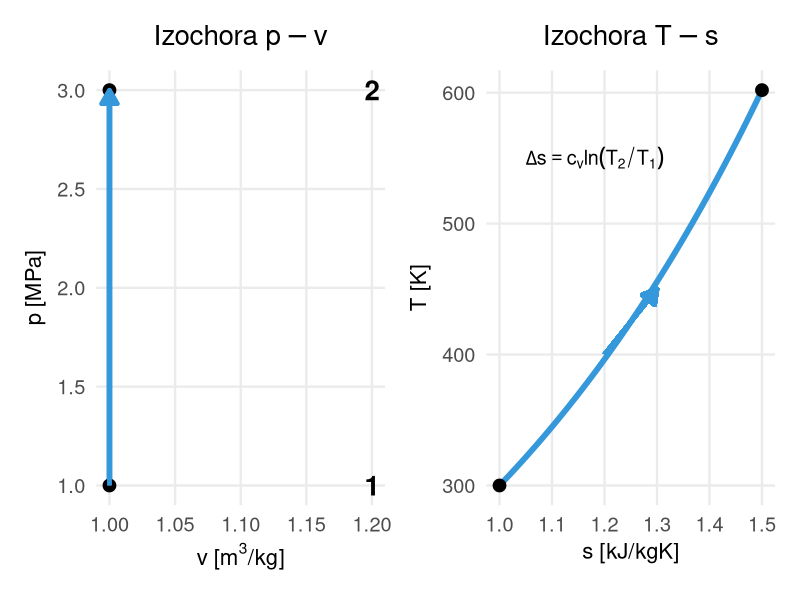
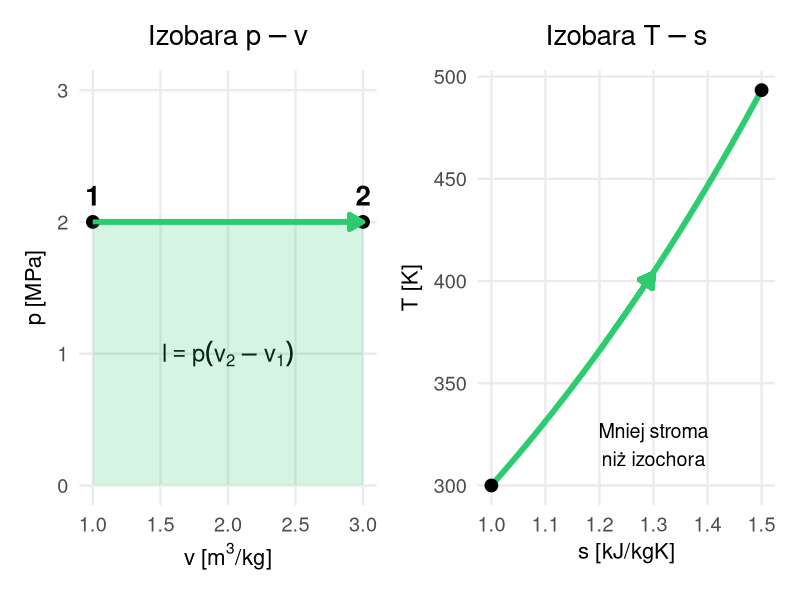
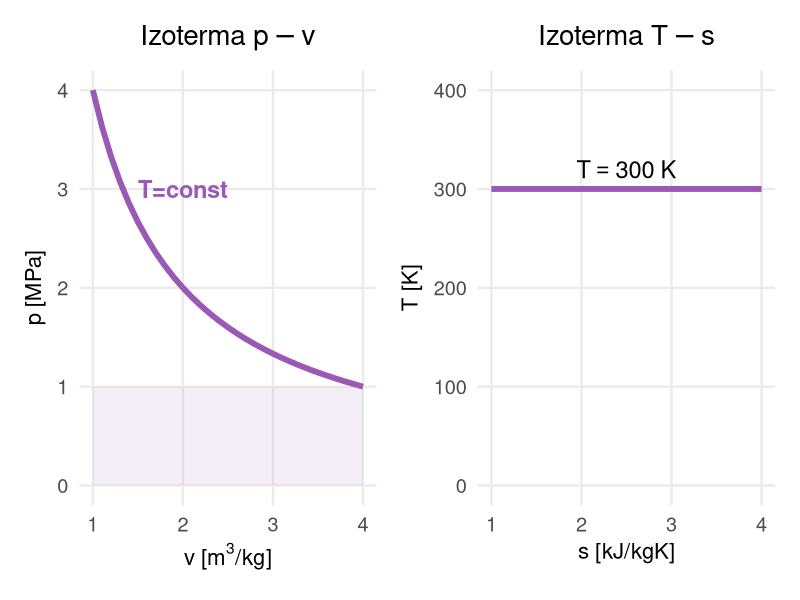
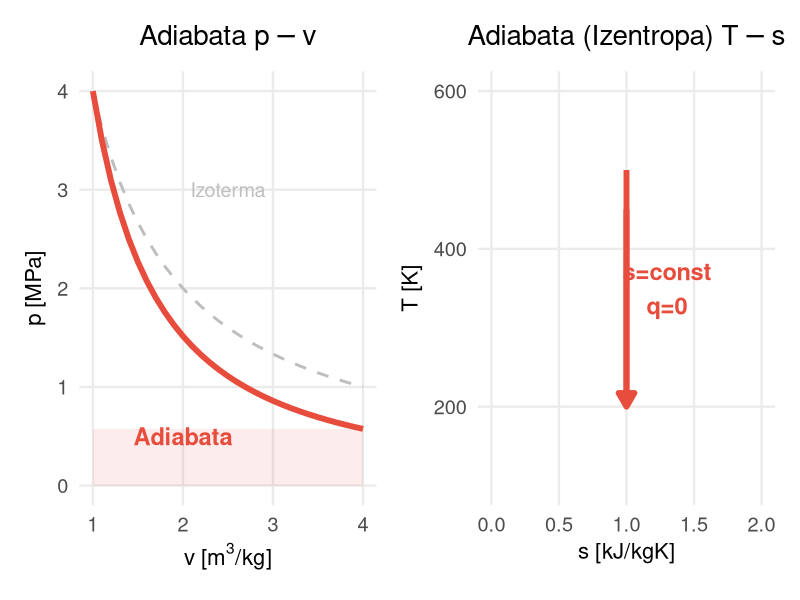
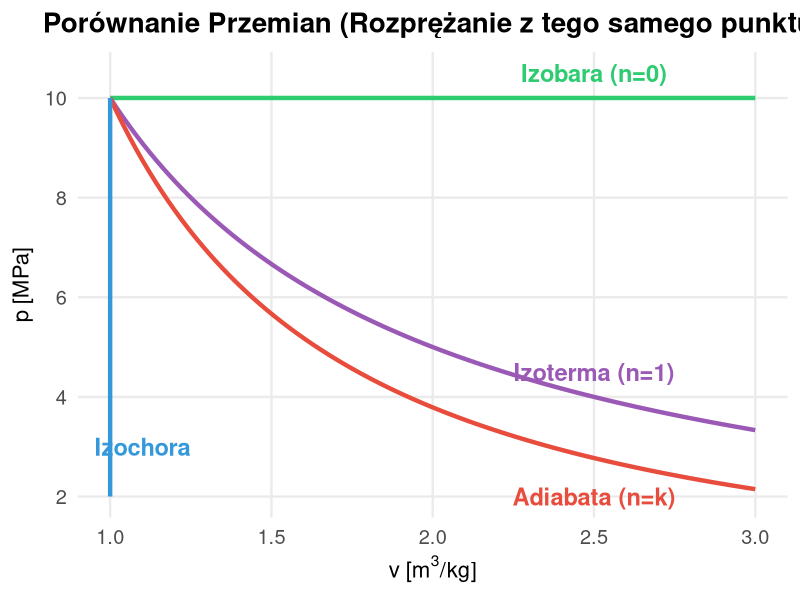

R code for these plots, in order:
## ---- chunk 1
#| echo: false
#| warning: false
#| message: false
library(ggplot2)
library(patchwork)

# --- GLOBAL STYLING FOR PLOTS ---
theme_thermo <- function() {
  theme_minimal(base_size = 18) +
  theme(
    plot.title = element_text(hjust = 0.5, face = "bold", size = 20),
    axis.title = element_text(face = "italic", size = 16),
    panel.grid.minor = element_blank()
  )
}
theme_set(theme_thermo())

# --- COLORS ---
col_iso_p <- "#2ecc71" # Green (Isobar)
col_iso_v <- "#3498db" # Blue (Isochor) - NOTE: Changed from blue to align with "cooling"? No, actually blue is fine for isochor, but let's stick to a palette.
col_iso_T <- "#9b59b6" # Purple (Isotherm)
col_adi   <- "#e74c3c" # Red (Adiabat)
col_n     <- "#f39c12" # Orange (Polytrope)

# --- HELPER: ARROWS ---
arrow_style <- arrow(length = unit(0.4, "cm"), type = "closed")
## ---- chunk 2
#| echo: false
#| fig-height: 5
#| fig-width: 8

library(ggplot2)
library(patchwork)

# Dane
p1 <- 1; p2 <- 3; v <- 1
dt_iso <- data.frame(x=c(v,v), y=c(p1,p2))

# Wykres p-v (Izochora)
p1_plot <- ggplot(dt_iso, aes(x=x, y=y)) +
  geom_line(color=col_iso_v, size=2) +
  geom_point(size=4) +
  geom_segment(aes(x=v, y=p1, xend=v, yend=p2), arrow=arrow_style, color=col_iso_v, size=1.5) +
  annotate("text", x=v+0.2, y=p1, label="1", size=7, fontface="bold") +
  annotate("text", x=v+0.2, y=p2, label="2", size=7, fontface="bold") +
  labs(title=expression("Izochora " * p-v), x=expression(v ~ "[m"^3*"/kg]"), y=expression(p ~ "[MPa]"))

# Wykres T-s (Krzywa wykładnicza)
s <- seq(1, 1.5, length.out=50)
T_vals <- exp((s-1)/0.718) * 300 # Przybliżenie dla powietrza
dt_ts <- data.frame(s=s, T=T_vals)

p2_plot <- ggplot(dt_ts, aes(x=s, y=T)) +
  geom_line(color=col_iso_v, size=2) +
  geom_point(data=dt_ts[c(1,50),], size=4) +
  annotate("text", x=1.05, y=550, label="Delta*s == c[v] * ln(T[2]/T[1])", parse=TRUE, hjust=0, size=5) +
  geom_segment(aes(x=1.2, y=400, xend=1.3, yend=450), arrow=arrow_style, color=col_iso_v, size=1.5) + # Strzałka kierunkowa
  labs(title=expression("Izochora " * T-s), x=expression(s ~ "[kJ/kgK]"), y=expression(T ~ "[K]"))
  
p1_plot + p2_plot
## ---- chunk 3
#| echo: false
#| fig-height: 5
#| fig-width: 8

# Dane
v1 <- 1; v2 <- 3; p <- 2
dt_iso <- data.frame(x=c(v1,v2), y=c(p,p))

# Wykres p-v (Izobara)
p1_plot <- ggplot(dt_iso, aes(x=x, y=y)) +
  geom_line(color=col_iso_p, size=2) +
  geom_point(size=4) +
  geom_segment(aes(x=v1, y=p, xend=v2, yend=p), arrow=arrow_style, color=col_iso_p, size=1.5) +
  annotate("text", x=v1, y=p+0.2, label="1", size=7, fontface="bold") +
  annotate("text", x=v2, y=p+0.2, label="2", size=7, fontface="bold") +
  # Składnia plotmath dla pola pracy
  annotate("text", x=2, y=1, label="l == p(v[2]-v[1])", parse=TRUE, size=6) + 
  # Pole pracy
  geom_rect(aes(xmin=v1, xmax=v2, ymin=0, ymax=p), fill=col_iso_p, alpha=0.1) +
  labs(title=expression("Izobara " * p-v), x=expression(v ~ "[m"^3*"/kg]"), y=expression(p ~ "[MPa]")) +
  ylim(0, 3)

# Wykres T-s (Mniej stroma niż izochora)
s <- seq(1, 1.5, length.out=50)
T_vals_p <- exp((s-1)/1.005) * 300 # cp > cv, więc wolniejszy wzrost T
dt_ts_p <- data.frame(s=s, T=T_vals_p)

p2_plot <- ggplot(dt_ts_p, aes(x=s, y=T)) +
  geom_line(color=col_iso_p, size=2) +
  geom_point(data=dt_ts_p[c(1,50),], size=4) +
  labs(title=expression("Izobara " * T-s), x=expression(s ~ "[kJ/kgK]"), y=expression(T ~ "[K]")) +
  annotate("text", x=1.3, y=320, label="Mniej stroma\nniż izochora", size=5) +
  geom_segment(aes(x=1.2, y=366, xend=1.3, yend=404), arrow=arrow_style, color=col_iso_p, size=1.5)

p1_plot + p2_plot
## ---- chunk 4
#| echo: false
#| fig-height: 5
#| fig-width: 8

v <- seq(1, 4, 0.1)
p <- 4/v

# p-v (Izoterma)
p1_plot <- ggplot() + 
  geom_line(aes(x=v, y=p), size=2, color=col_iso_T) +
  geom_rect(aes(xmin=1, xmax=4, ymin=0, ymax=1), fill=col_iso_T, alpha=0.1) + # Symboliczne pole pracy
  annotate("text", x=2, y=3, label="T=const", color=col_iso_T, size=6, fontface="bold") +
  labs(title=expression("Izoterma " * p-v), x=expression(v ~ "[m"^3*"/kg]"), y=expression(p ~ "[MPa]"))

# T-s (Izoterma)
s <- seq(1, 4, 1)
T_val <- rep(300, 4)
p2_plot <- ggplot() +
  geom_line(aes(x=s, y=T_val), size=2, color=col_iso_T) +
  annotate("text", x=2.5, y=320, label="T == 300 ~ K", parse=TRUE, size=6, fontface="bold") +
  labs(title=expression("Izoterma " * T-s), x=expression(s ~ "[kJ/kgK]"), y=expression(T ~ "[K]")) +
  ylim(0, 400)

p1_plot + p2_plot
## ---- chunk 5
#| echo: false
#| fig-height: 5
#| fig-width: 8

v <- seq(1, 4, 0.1)
# p-v (Adiabata)
p1_plot <- ggplot() + 
  geom_line(aes(x=v, y=4/v), size=1, color="grey", linetype="dashed") +
  geom_line(aes(x=v, y=4/(v^1.4)), size=2, color=col_adi) +
  geom_rect(aes(xmin=1, xmax=4, ymin=0, ymax=4/(4^1.4)), fill=col_adi, alpha=0.1) + # Pole pracy
  annotate("text", x=2.5, y=3, label="Izoterma", color="grey", size=5) +
  annotate("text", x=2, y=0.5, label="Adiabata", color=col_adi, size=6, fontface="bold") +
  labs(title=expression("Adiabata " * p-v), x=expression(v ~ "[m"^3*"/kg]"), y=expression(p ~ "[MPa]"))

# T-s (Adiabata = Izentropa)
s <- 1
T_adj <- seq(200, 500, 10)
p2_plot <- ggplot() +
  geom_segment(aes(x=s, y=200, xend=s, yend=500), size=2, color=col_adi) +
  geom_segment(aes(x=s, y=450, xend=s, yend=200), arrow=arrow_style, color=col_adi, size=2) + # Strzałka rozprężanie
  annotate("text", x=1.3, y=350, label="s=const\nq=0", color=col_adi, size=6, fontface="bold") +
  labs(title=expression("Adiabata (Izentropa) " * T-s), x=expression(s ~ "[kJ/kgK]"), y=expression(T ~ "[K]")) +
  xlim(0, 2) + ylim(100, 600)

p1_plot + p2_plot
## ---- chunk 6
#| label: polyp-sun
#| echo: false
#| fig-width: 10
#| fig-height: 6

v <- seq(1, 3, length.out=100)
# Start point (1, 10)
p_0 <- rep(10, 100) # n=0
p_1 <- 10/v         # n=1
p_k <- 10 / v^1.4   # n=k

ggplot() +
  geom_line(aes(x=v, y=p_0), color=col_iso_p, size=1.5) +
  geom_line(aes(x=v, y=p_1), color=col_iso_T, size=1.5) +
  geom_line(aes(x=v, y=p_k), color=col_adi, size=1.5) +
  geom_segment(aes(x=1, y=10, xend=1, yend=2), color=col_iso_v, size=1.5) + 
  
  annotate("text", x=2.5, y=10.5, label="Izobara (n=0)", color=col_iso_p, size=6, fontface="bold") +
  annotate("text", x=2.5, y=4.5, label="Izoterma (n=1)", color=col_iso_T, size=6, fontface="bold") +
  annotate("text", x=2.5, y=2.0, label="Adiabata (n=k)", color=col_adi, size=6, fontface="bold") +
  annotate("text", x=1.1, y=3, label="Izochora", color=col_iso_v, size=6, fontface="bold") +
  
  labs(title="Porównanie Przemian (Rozprężanie z tego samego punktu)", x=expression(v ~ "[m"^3*"/kg]"), y=expression(p ~ "[MPa]"))
